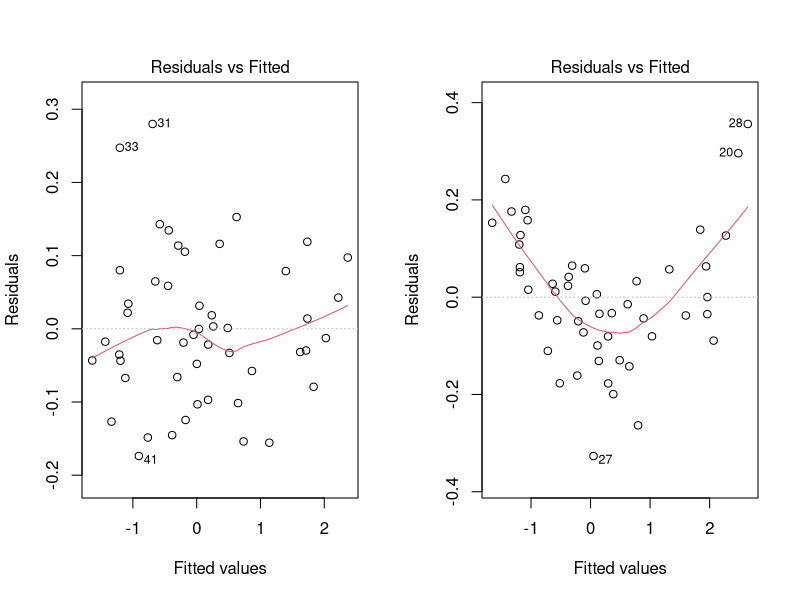
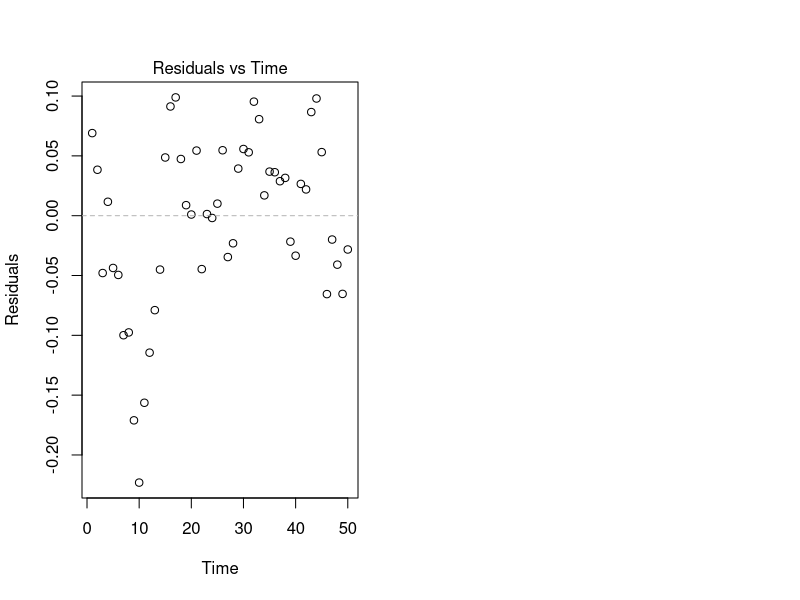
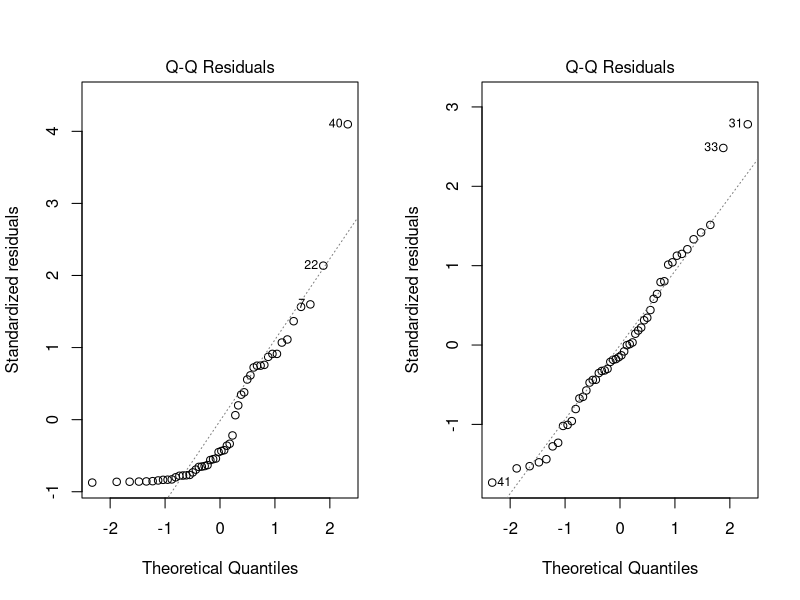
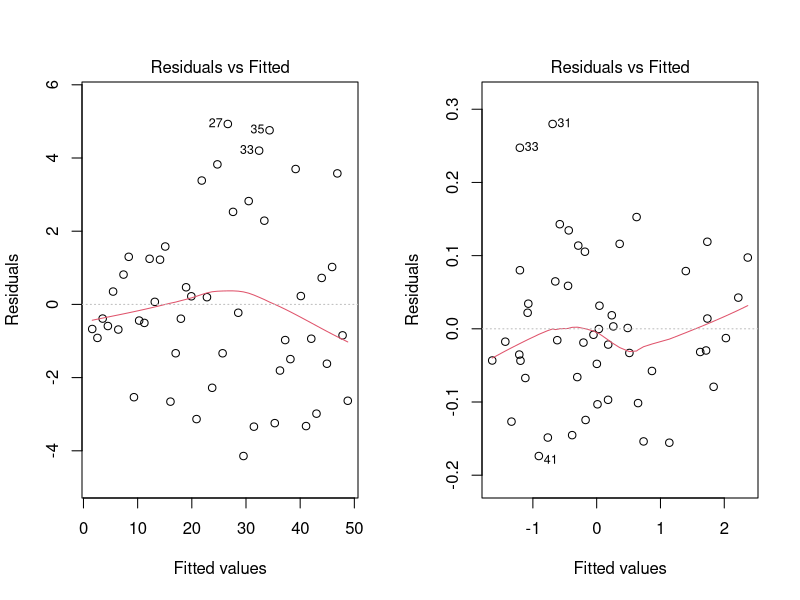

These figures' R source, in order:
## ---- chunk 1
set.seed(6)
n <- 50
x <- rnorm(n)
y1 <- x + rnorm(n)*0.1
y2 <- x + 0.1*x^2 + rnorm(n)*0.1
par(mfrow=c(1,2))
plot(lm(y1 ~ x), which=1)
plot(lm(y2 ~ x), which=1)
## ---- chunk 2
rho=0.9
t <- 1:n
eta <- rnorm(n) * 0.05

eps <- numeric(n)
eps[1] <- eta[1]
for (i in 2:n)
  eps[i] <- rho*eps[i-1]+eta[i]

y3 <- 0.3*t + eps
library(nlme)
mod <- gls(y3 ~ t, correlation=corAR1())
plot(t, resid(mod), xlab="Time", ylab="Residuals")
abline(h=0, lty="dashed", col="grey70")
mtext("Residuals vs Time", side=3, at=mean(t), line=0.2)
## ---- chunk 3
y4 <- exp(5-1.5*x + rnorm(n)*0.03)
par(mfrow=c(1,2))
plot(lm(y4 ~ x), which=2)
plot(lm(y1 ~ x), which=2)
## ---- chunk 4
eps <- rnorm(n) * 1:n / 10
x3 <- 1:n
y5 <- x3 + eps
par(mfrow=c(1,2))
plot(lm(y5 ~ x3), which=1)
plot(lm(y1 ~ x), which=1)
